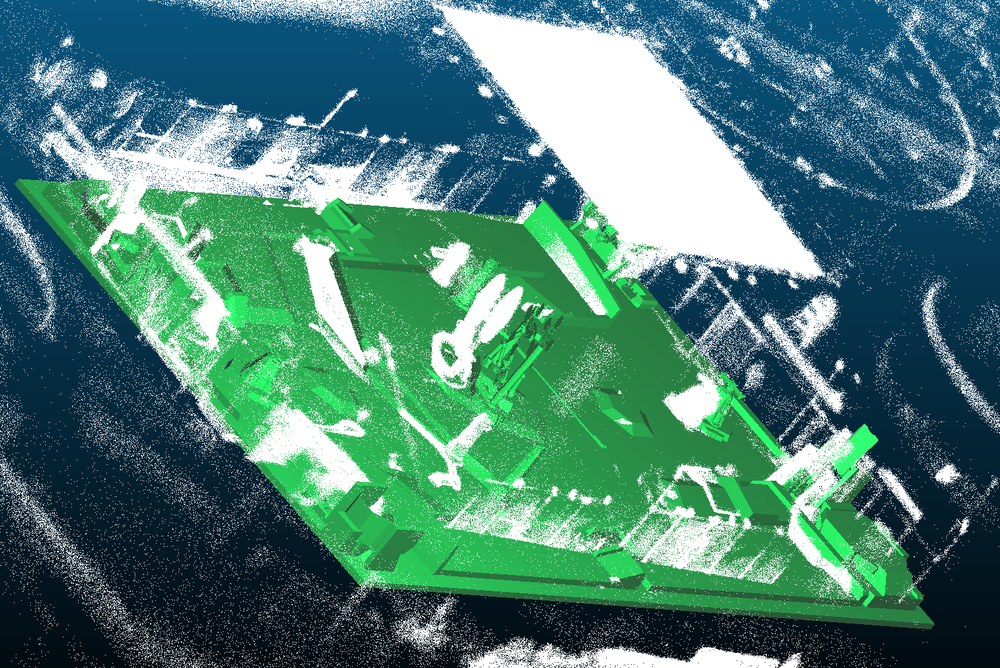
#> input picture PointCloud/src/pcd_val.png, 1000 x 668 px, shrunk from 1526 x 1020 before the run, given in place of bitwize_mp4, which was not available
$ python find_rect_area.py
#> lines starting #> are read from the running program, lines starting #| are printed output that depends on the picture; after the words box and inside, x2 and y2 are one past the last pixel; in counts of white or black regions, pixels touching at a corner belong together; pictures that were not available may be replaced by others from this repository, and a replacement may not be noted
"""
检查R的矩形范围，并输出mp4的视频
"""
import cv2
import numpy as np

def debug_area(video_path, min_area=100):
#> called with video_path = 'path/to/bitwize_mp4', min_area = 100
    cap = cv2.VideoCapture(video_path)
    if not cap.isOpened():
        print("无法打开视频")
        return

    kernel = np.ones((3, 3), np.uint8)
    frame_idx = 0

    print("=" * 60)
    print("调试模式：按 'n' 下一帧，按 'q' 退出")
    print("=" * 60)

    while True:
        ret, frame = cap.read()
#> frame is the input picture: shape (668, 1000, 3); mean B, G, R 117.2, 127.4, 75.2
        if not ret:
            print("视频结束")
            break

        # 转灰度 + 二值化
        if len(frame.shape) == 3:
            gray = cv2.cvtColor(frame, cv2.COLOR_BGR2GRAY)
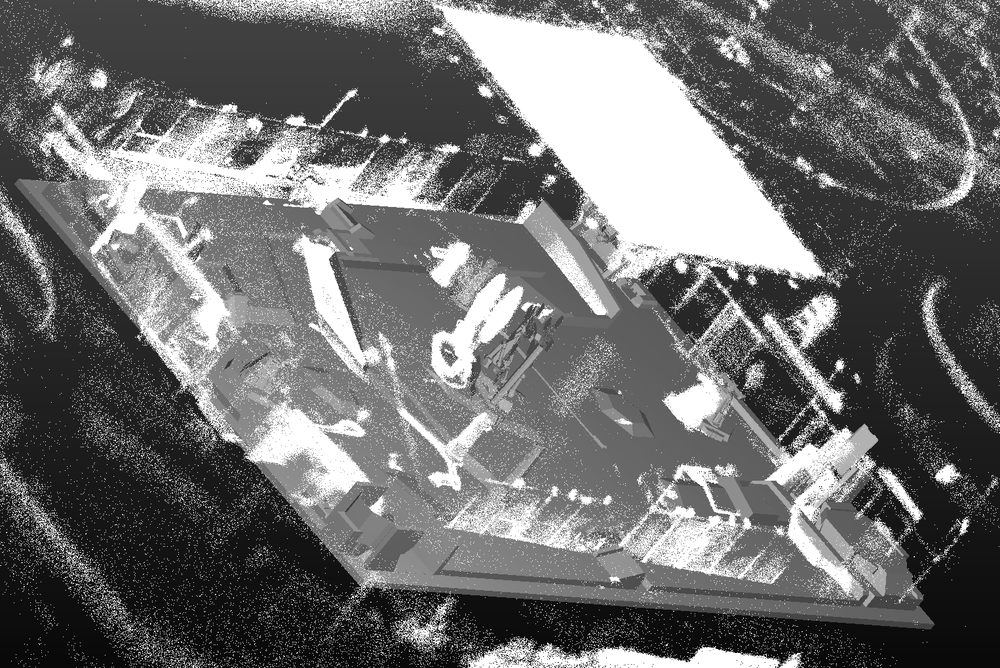
#> gray: shape (668, 1000); min 0, max 255, mean 110.6
        else:
            gray = frame
        _, mask = cv2.threshold(gray, 127, 255, cv2.THRESH_BINARY)
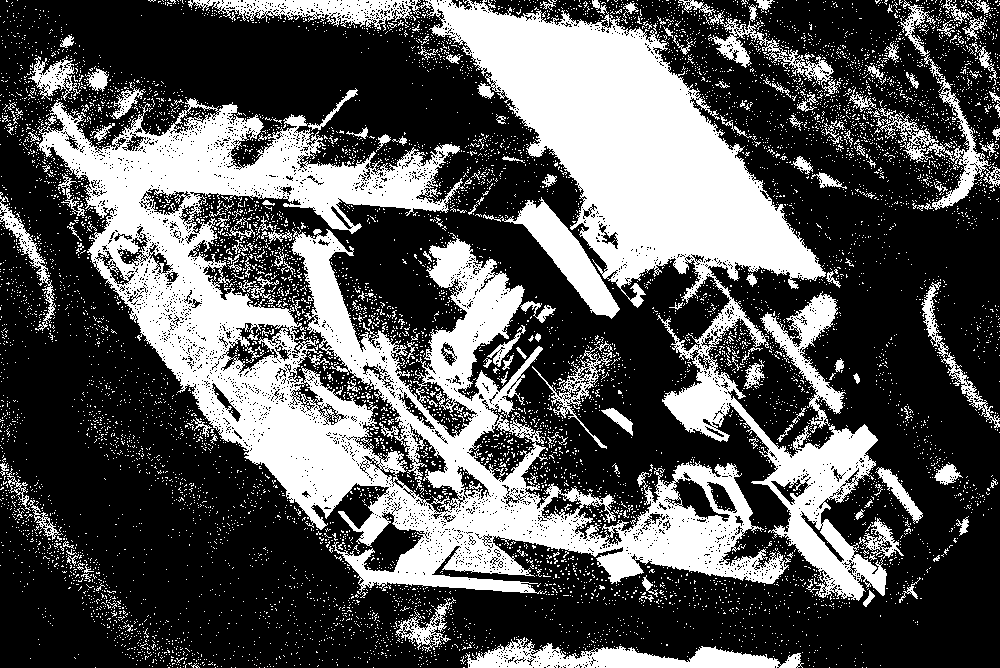
#> mask: shape (668, 1000); 34% white; 8709 white regions (8530 under 20 px), largest, box (x1, y1, x2, y2) and area: (36, 98, 791, 595) 103478, (188, 0, 887, 601) 69133, (465, 637, 804, 668) 5012
        mask = cv2.morphologyEx(mask, cv2.MORPH_OPEN, kernel)
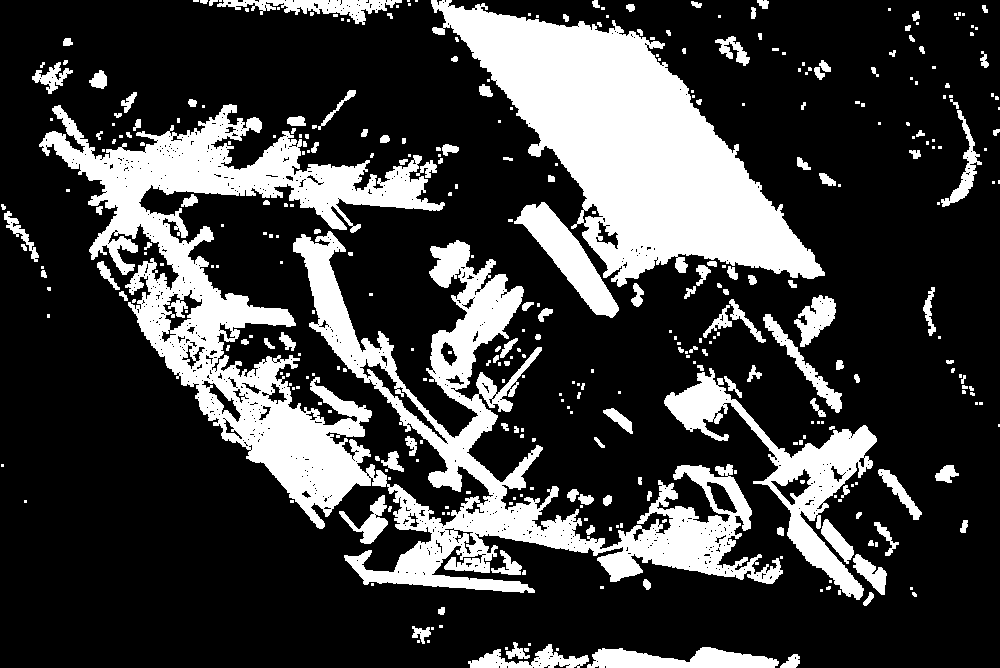
#> mask: shape (668, 1000); 25.3% white; 369 white regions (220 under 20 px), largest, box (x1, y1, x2, y2) and area: (39, 104, 783, 593) 82059, (431, 0, 825, 287) 47283, (664, 368, 877, 600) 10041
        mask = cv2.morphologyEx(mask, cv2.MORPH_CLOSE, kernel)
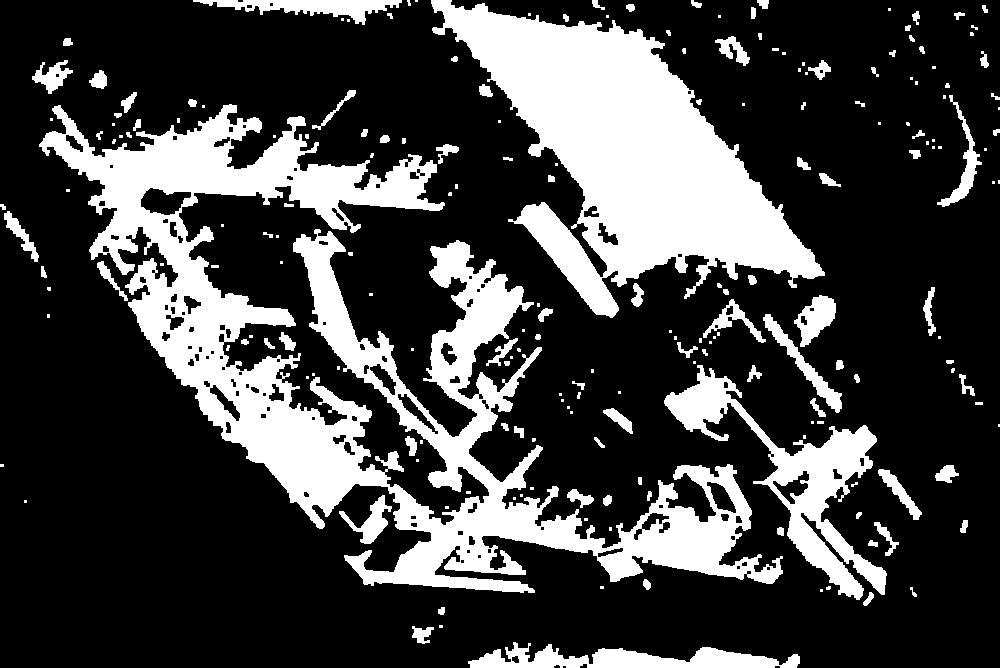
#> mask: shape (668, 1000); 26.2% white; 208 white regions (96 under 20 px)

        # 轮廓检测
        contours, _ = cv2.findContours(mask, cv2.RETR_EXTERNAL, cv2.CHAIN_APPROX_SIMPLE)
#> contours = 208 contours, 123 with area under 20; largest, box (x1, y1, x2, y2) and area: (39, 104, 783, 593) 89215, (431, 0, 825, 318) 51647, (664, 365, 887, 600) 11919, (468, 642, 800, 668) 4154, (193, 0, 402, 25) 1980

        # 打印当前帧信息
        print(f"\n--- 帧 {frame_idx} ---")
        valid_count = 0
        for i, cnt in enumerate(contours):
            area = cv2.contourArea(cnt)
            if area < min_area:
                continue
            M = cv2.moments(cnt)
            if M["m00"] == 0:
                continue
            cx = M["m10"] / M["m00"]
            cy = M["m01"] / M["m00"]
            x, y, w, h = cv2.boundingRect(cnt)
            print(f"  轮廓{i}: 面积={area:.0f}, 中心=({cx:.1f}, {cy:.1f}), 矩形=({x},{y},{w}x{h})")
            valid_count += 1
#> this loop made 208 passes
#> area on passes 4, 5, 10: 33.5, 59, 51
#|   轮廓0: 面积=4154, 中心=(628.7, 659.6), 矩形=(468,642,332x26)
#|   轮廓1: 面积=190, 中心=(421.4, 633.9), 矩形=(412,626,22x18)
#|   轮廓13: 面积=184, 中心=(885.8, 536.8), 矩形=(874,522,25x34)
#|   轮廓21: 面积=800, 中心=(371.1, 521.4), 矩形=(339,495,53x49)
#|   轮廓25: 面积=205, 中心=(579.5, 497.3), 矩形=(567,489,27x19)
#|   轮廓29: 面积=534, 中心=(899.6, 492.1), 矩形=(878,469,44x51)
#|   轮廓30: 面积=226, 中心=(946.0, 473.5), 矩形=(935,465,24x18)
#|   轮廓36: 面积=126, 中心=(411.2, 445.1), 矩形=(405,436,12x20)
#> (further printed lines are left out)
#> after the loop, valid_count = 32

        if valid_count == 0:
            print("  （无有效轮廓）")

        # 可视化：画绿色矩形框 + 面积文字
        vis = frame.copy() if len(frame.shape) == 3 else cv2.cvtColor(frame, cv2.COLOR_GRAY2BGR)
        for cnt in contours:
            area = cv2.contourArea(cnt)
            if area < min_area:
                continue
            x, y, w, h = cv2.boundingRect(cnt)
            cv2.rectangle(vis, (x, y), (x + w, y + h), (0, 255, 0), 2)
            cv2.putText(vis, f"{area:.0f}", (x, y - 5),
                        cv2.FONT_HERSHEY_SIMPLEX, 0.5, (0, 255, 0), 1)
#> this loop made 208 passes
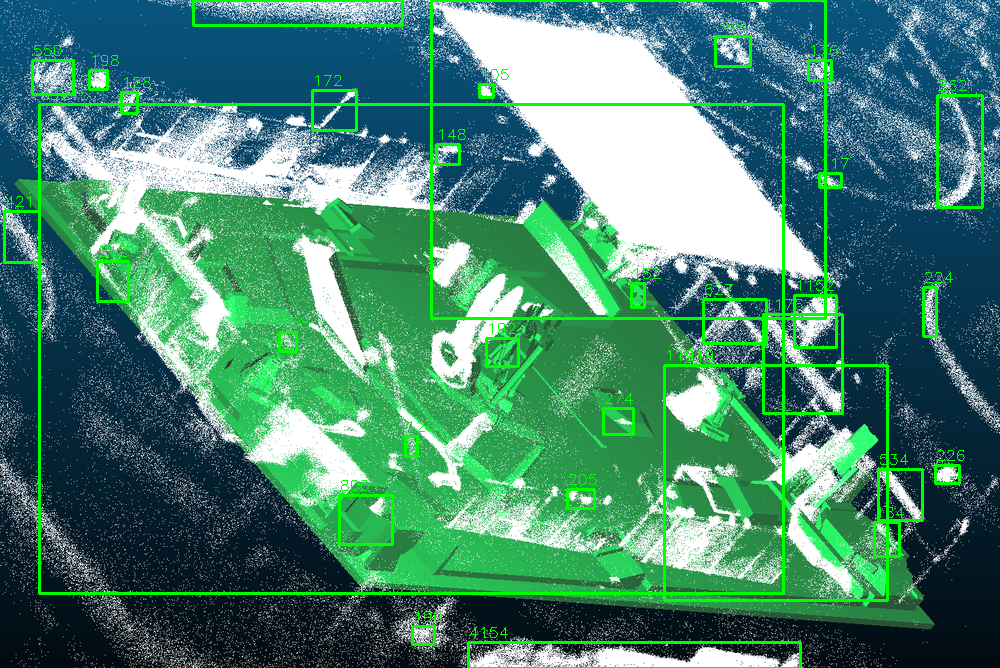
#> vis: shape (668, 1000, 3); 4.36% of pixels changed, all inside (x1, y1, x2, y2) = (3, 0, 984, 668)

        cv2.imshow("Debug", vis)
        key = cv2.waitKey(0) & 0xFF  # 按任意键继续下一帧
#> (key q is pressed here)
        if key == ord('q'):
            break
        frame_idx += 1

    cap.release()
    cv2.destroyAllWindows()
    print(f"\n共处理 {frame_idx} 帧")

if __name__ == "__main__":
    video = "path/to/bitwize_mp4"
    debug_area(video)
